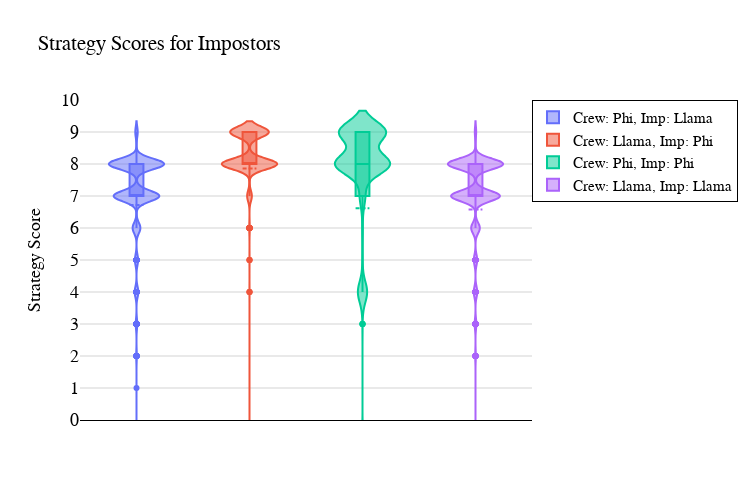

Write notebook code for a chart like this one.
### Code cell
# plot distribution of strategy_score for player_identity Impostor for each experiment

fig = go.Figure()

for i, summary_df in enumerate(summary_dfs):
    fig.add_trace(go.Violin(
        x=[DESCRIPTIONS[i]] * len(summary_df),
        y=np.sort(np.array(summary_df[summary_df["player_identity"] == "Impostor"]["strategy_score"], dtype=np.float64)),
        name=DESCRIPTIONS[i],
        box_visible=True,
        meanline_visible=True
    ))
    
fig.update_layout(
    title="Strategy Scores for Impostors",
    yaxis_title="Strategy Score",
    xaxis_title="",
    showlegend=True
)

# don't show x-axis labels
fig.update_xaxes(showticklabels=False)


fig.update_layout({'plot_bgcolor': 'rgba(255, 255, 255, 1)',})
# show fine grid lines on both axes on both subplotsß
# fig.update_xaxes(showgrid=True, gridwidth=1, gridcolor='LightGray')
fig.update_yaxes(showgrid=True, gridwidth=1, gridcolor='LightGray')

# legend inside the plot in a box
fig.update_layout(legend=dict(x=1, y=1, traceorder="normal", bgcolor="white", bordercolor="black", borderwidth=1))

# width and height
fig.update_layout(width=750, height=500)

# make y axis start from 0
# fig.update_yaxes(range=[0, 0.6])
fig.update_yaxes(range=[0, 10])

# # ticks on both axes
# fig.update_xaxes(tickmode='linear', tick0=0, dtick=500)
fig.update_yaxes(tickmode='linear', tick0=0, dtick=1)

# everthing latex font (for research paper)
fig.update_layout(font=dict(family='serif', size=15, color='black'))
fig.update_xaxes(title_font=dict(family='serif', size=18, color='black'))
fig.update_yaxes(title_font=dict(family='serif', size=18, color='black'))
fig.update_xaxes(tickfont=dict(family='serif', size=18, color='black'))
fig.update_yaxes(tickfont=dict(family='serif', size=18, color='black'))
fig.update_xaxes(showline=True, linewidth=1, linecolor='black', mirror=False)

fig.show()

### Figure 1 — Plotly figure (JSON) as saved in the notebook; plotly's stock layout.template omitted (floating-point values rounded to 4 significant figures; data arrays with more than 128 entries replaced by an {"elided": "..."} marker saying what was removed)
{"data": [{"box": {"visible": true}, "meanline": {"visible": true}, "name": "Crew: Phi, Imp: Llama", "type": "violin", "x": {"elided": "7246 str values"}, "y": {"elided": "2291 int values"}}, {"box": {"visible": true}, "meanline": {"visible": true}, "name": "Crew: Llama, Imp: Phi", "type": "violin", "x": {"elided": "6908 str values"}, "y": {"elided": "2180 int values"}}, {"box": {"visible": true}, "meanline": {"visible": true}, "name": "Crew: Phi, Imp: Phi", "type": "violin", "x": {"elided": "7390 str values"}, "y": {"elided": "2327 int values"}}, {"box": {"visible": true}, "meanline": {"visible": true}, "name": "Crew: Llama, Imp: Llama", "type": "violin", "x": {"elided": "6951 str values"}, "y": {"elided": "2270 int values"}}], "layout": {"font": {"color": "black", "family": "serif", "size": 15}, "height": 500, "legend": {"bgcolor": "white", "bordercolor": "black", "borderwidth": 1, "traceorder": "normal", "x": 1, "y": 1}, "plot_bgcolor": "rgba(255, 255, 255, 1)", "showlegend": true, "title": {"text": "Strategy Scores for Impostors"}, "width": 750, "xaxis": {"linecolor": "black", "linewidth": 1, "mirror": false, "showline": true, "showticklabels": false, "tickfont": {"color": "black", "family": "serif", "size": 18}, "title": {"font": {"color": "black", "family": "serif", "size": 18}, "text": ""}}, "yaxis": {"dtick": 1, "gridcolor": "LightGray", "gridwidth": 1, "range": [0, 10], "showgrid": true, "tick0": 0, "tickfont": {"color": "black", "family": "serif", "size": 18}, "tickmode": "linear", "title": {"font": {"color": "black", "family": "serif", "size": 18}, "text": "Strategy Score"}}}}
